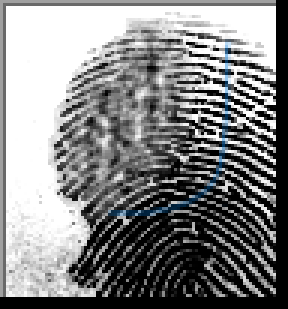
#> input picture 150__M_Right_index_finger_Obl_Custom.BMP, 96 x 103 px (shown 3 times larger)
$ python main.py
#> lines starting #> are read from the running program, lines starting #| are printed output that depends on the picture; long printed decimals are rounded; pictures that were not available may be replaced by others from this repository, and a replacement may not be noted
import os
import cv2

# sample = cv2.imread("./SOCOFing/Altered/Altered-Hard/150__M_Right_index_finger_Obl.BMP")
sample = cv2.imread("./150__M_Right_index_finger_Obl_Custom.BMP")
#> sample is the input picture: shape (103, 96, 3); mean B, G, R 133.3, 132.9, 132.3
sample = cv2.resize(sample, None, fx=2.5, fy=2.5)
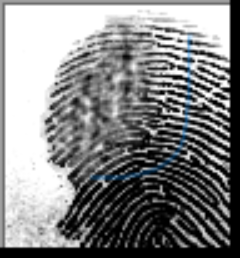
#> sample: shape (258, 240, 3); mean B, G, R 133, 132.5, 132

# cv2.imshow('sample', sample)
# cv2.waitKey(0)
# cv2.destroyAllWindows()

best_score = 0
file_name = None
image = None

kp1, kp2, mp = None, None, None

# os_list_dir = os.listdir("./SOCOFing/Real")
# print(os_list_dir)

counter = 0
for file in [file for file in os.listdir("./SOCOFing/Real")]:
    if counter % 100 == 0:
        print(counter)
    counter += 1
    finger_print_image = cv2.imread("./SOCOFing/Real/" + file)
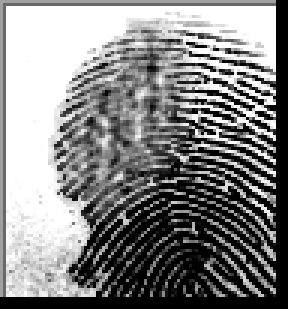
#> input picture 150__M_Right_index_finger_Obl.BMP, 96 x 103 px, given as the content of the folder ./SOCOFing/Real, which was not available (shown 3 times larger)
#> finger_print_image is the input picture: shape (103, 96, 3); min 0, max 255, mean 132.7
    sift = cv2.SIFT_create()

    key_points_1, descriptions_1 = sift.detectAndCompute(sample, None)
#> key_points_1 = 1325 keypoints; strongest (x, y, size): (227, 103, 4.3), (225, 84, 4.8), (217, 85, 3.3), (162, 92, 3.4)
    key_points_2, descriptions_2 = sift.detectAndCompute(finger_print_image, None)
#> key_points_2 = 65 keypoints; strongest (x, y, size): (90, 33, 2), (30, 97, 2), (70, 28, 1.8), (90, 78, 1.8)

    matches = cv2.FlannBasedMatcher({"algorithm": 1, "trees": 10}, {}).knnMatch(
        descriptions_1, descriptions_2, k=2
    )
#> matches = 1325 matches
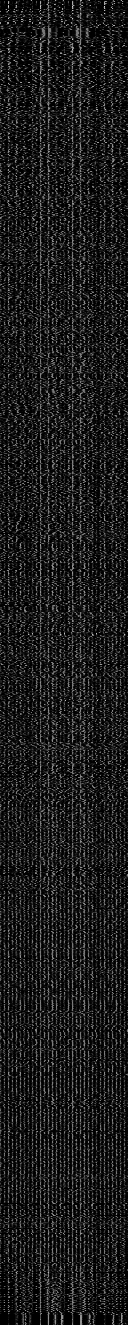
#> descriptions_1: shape (1325, 128) float32; min 0, max 211, mean 27.8

    match_points = []

    for p, q in matches:
        if p.distance < 0.1 * q.distance:
            match_points.append(p)
#> after the loop, match_points = 4 matches

    key_points = min(len(key_points_1), len(key_points_2))
#> key_points = 65

    if len(match_points) / key_points * 100 > best_score:
        best_score = len(match_points) / key_points * 100
#> best_score = 6.15
        image = finger_print_image
        kp1, kp2, mp = key_points_1, key_points_2, match_points
#> kp1 has the same summary as key_points_1; kp2 has the same summary as key_points_2; mp = 4 matches
        file_name = file  # Gán giá trị cho file_name

if image is not None:
    print("best match: " + str(file_name))
    print("best score: " + str(best_score))
#| best score: 6.154

    result = cv2.drawMatches(sample, kp1, image, kp2, mp, None)
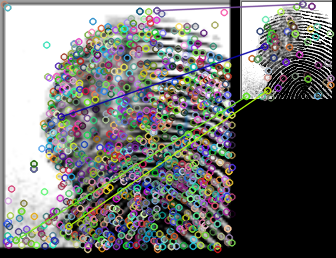
#> result: shape (258, 336, 3); mean B, G, R 114.6, 116.2, 115
    result = cv2.resize(result, None, fx=2.5, fy=2.5)
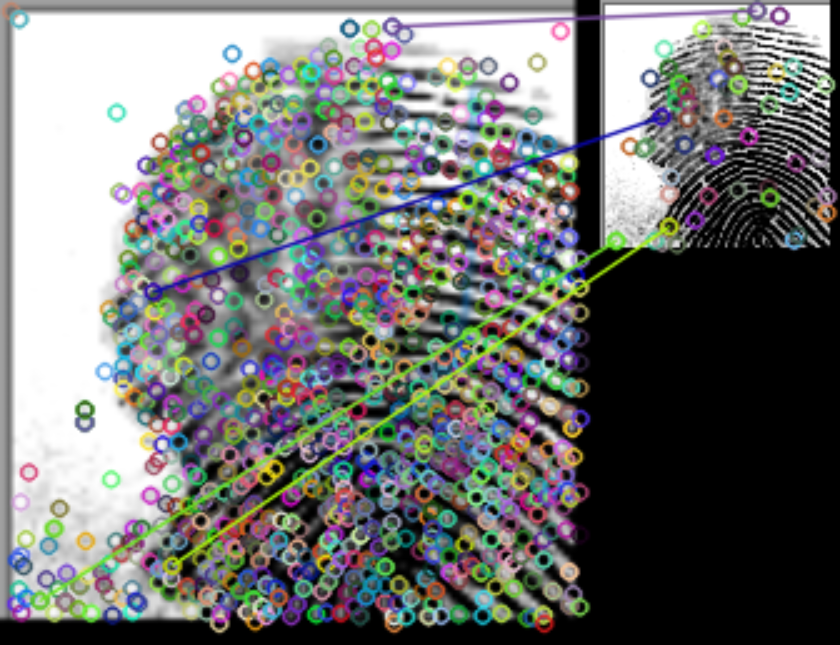
#> result: shape (645, 840, 3); mean B, G, R 114.5, 116.2, 114.9

    cv2.imshow("result", result)
    cv2.waitKey(0)
    cv2.destroyAllWindows()
else:
    print("No match found.")
